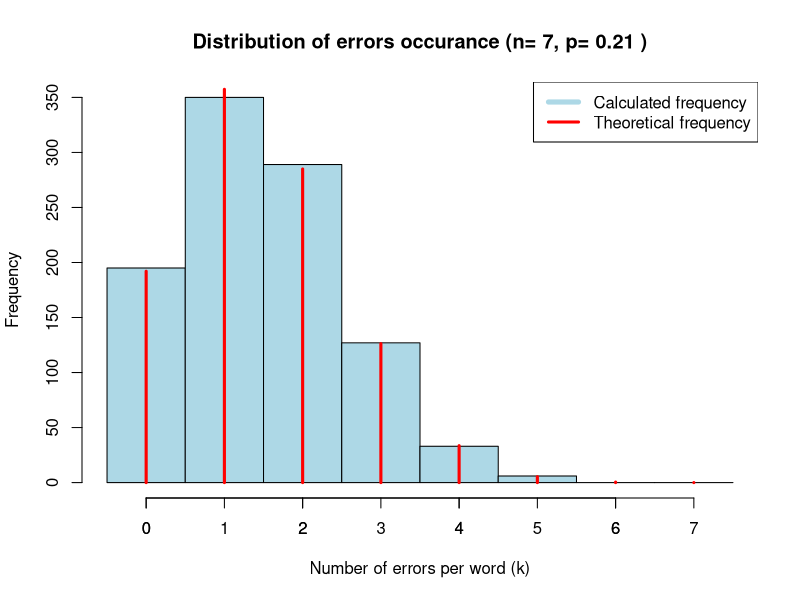
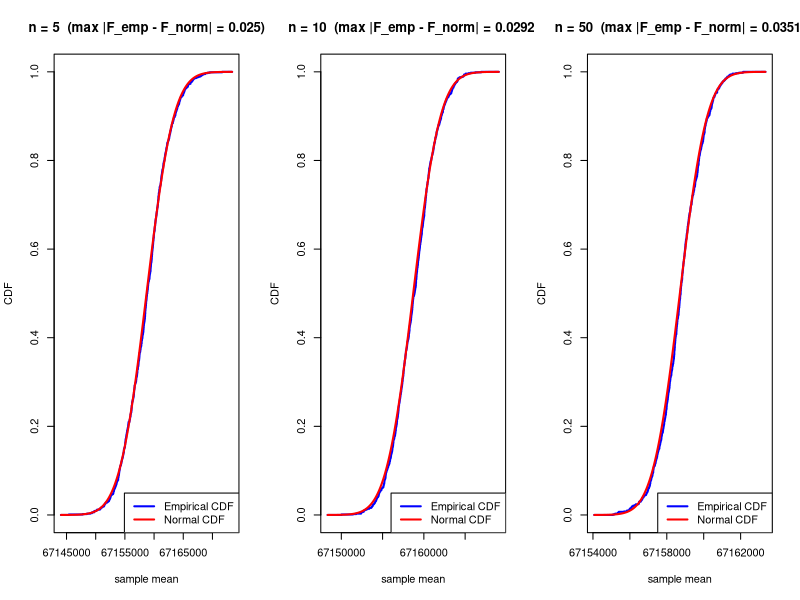
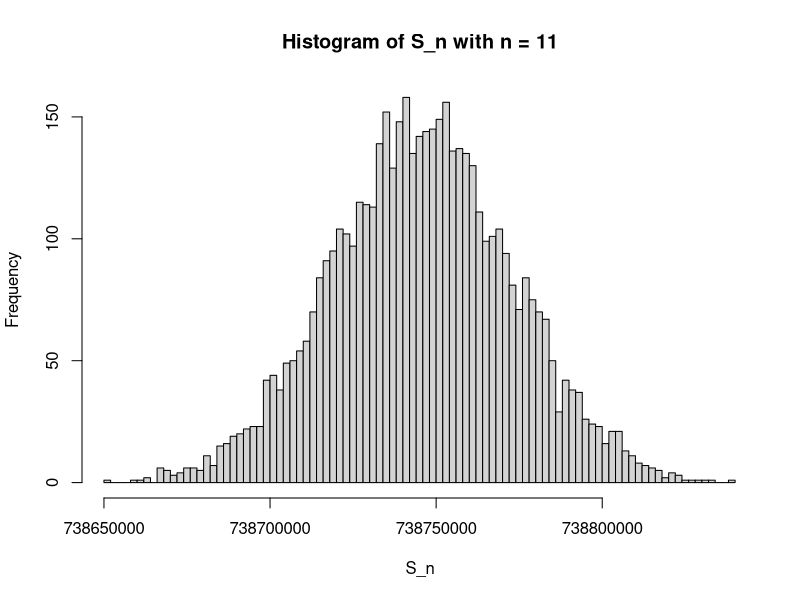
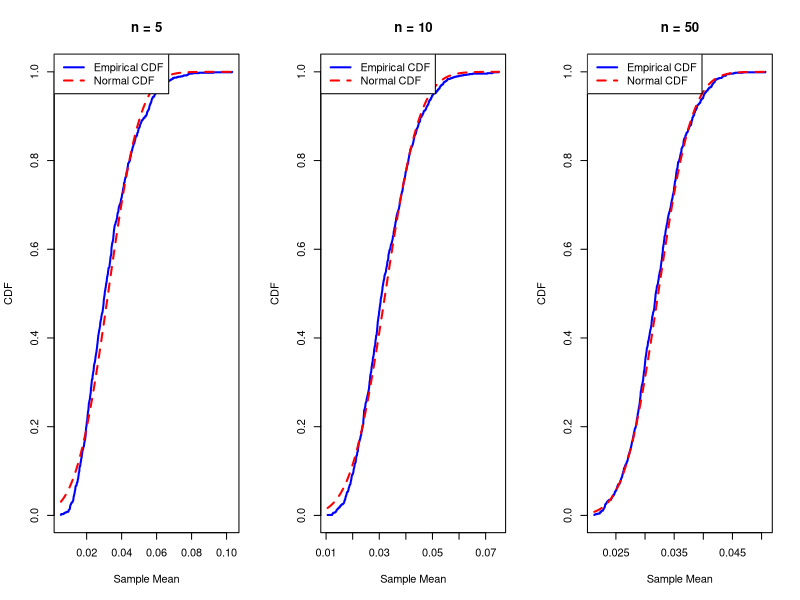
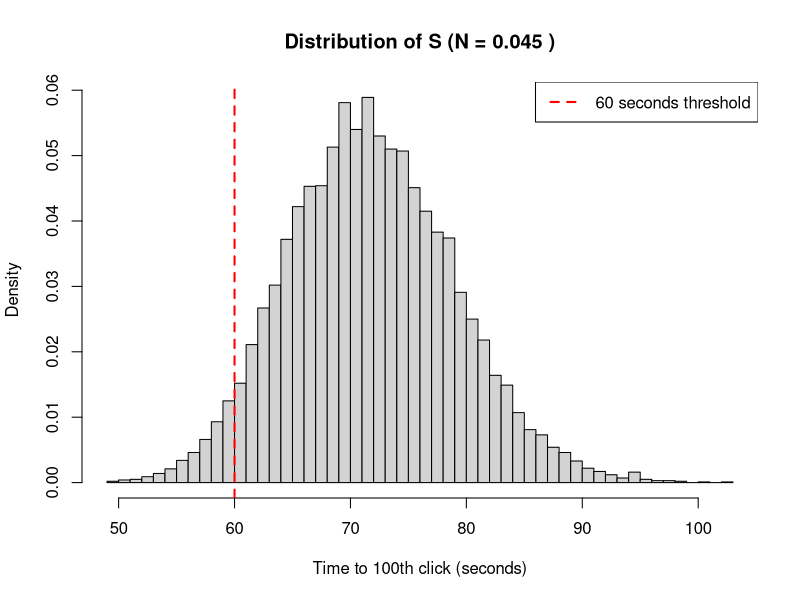
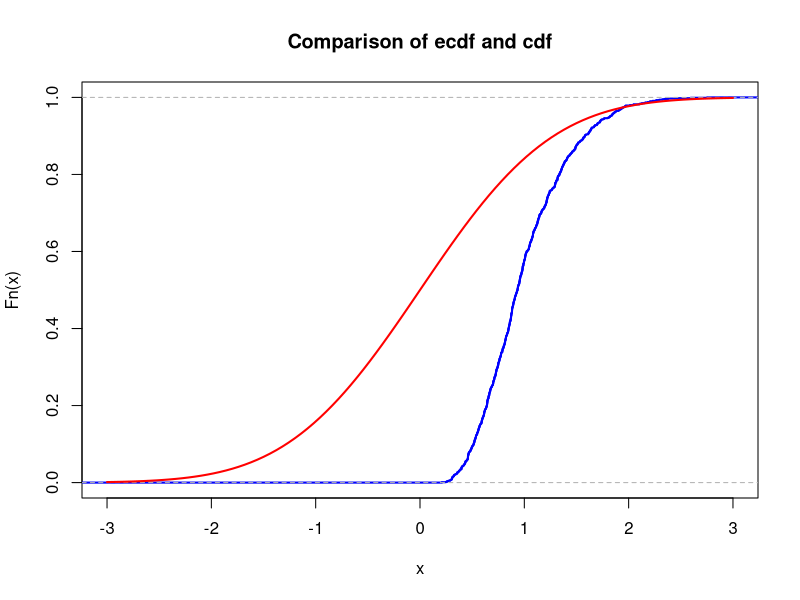
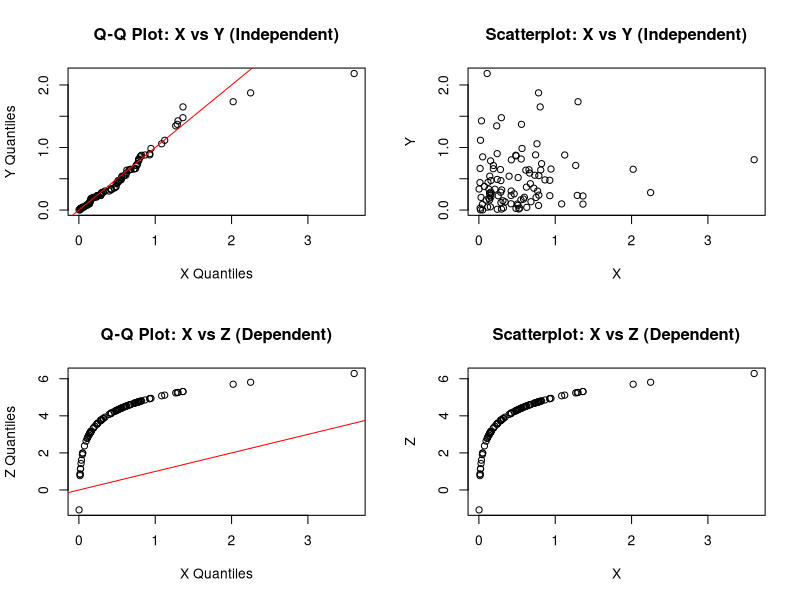
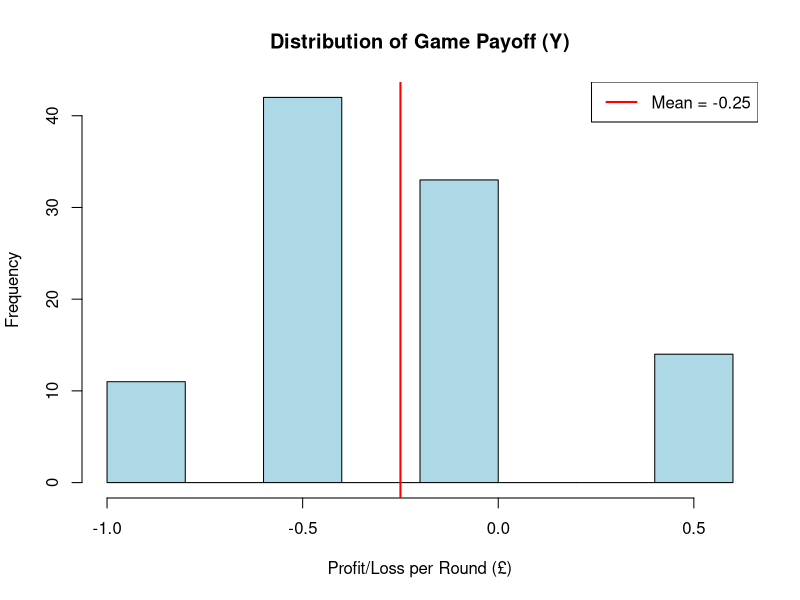

R code for these plots, in order:
## ---- chunk 1
id <- 21
set.seed(id)
p <- id/100
# matrices G and H
G <- matrix(c(1, 1, 1, 0, 0, 0, 0,
		          1, 0, 0, 1, 1, 0, 0,
		          0, 1, 0, 1, 0, 1, 0,
		          1, 1, 0, 1, 0, 0, 1), nrow = 4, byrow = TRUE)
H <- t(matrix(c(1, 0, 1, 0, 1, 0, 1,
		            0, 1, 1, 0, 0, 1, 1,
		            0, 0, 0, 1, 1, 1, 1), nrow = 3, byrow = TRUE))
cat("The matrix G is: \n") 
G  
cat("The matrix H is: \n") 
H
cat("The product GH must be zero: \n")
(G%*%H) %%2
## ---- chunk 2
# generate N messages

message_generator <- function(n) {
  matrix(sample(c(0,1), 4*n, replace = TRUE), nrow = n)
}
N <- 1000
messages <- message_generator(N)
codewords <- (messages %*% G) %% 2
print("Codewords")
codewords[1:10,]
## ---- chunk 3
#### Generate random errors; do not forget that they occur with probability $p$! Next, generate the received messages

# Each massage has 7 bits
total_bits <- N * 7

# Generate random errors matrix
# 1 - there is an error at this bit, 0 - no error
errors <- matrix(
  rbinom(total_bits, size = 1, prob = p), 
  nrow = N, 
  ncol = 7
)
print("Errors")
errors[1:10,]

# Generate the received messages
received <- (codewords + errors) %% 2
print("Received")
received[1:10,]
## ---- chunk 4
# Correction and decoding

corrected_codewords <- received

decode <- function(N) {
  # vector of successes, 1 - success, 0 - fail
  is_success <- rep(0, N)
  for (i in 1:N) {
    r_i <- received[i, ]
    # Calculate  z = r_i %*% H (mod 2)
    z_i <- (r_i %*% H) %% 2
    error_pos <- 0

    # Find Error Position (if there is 1 error - we can find it`s place)
    if (any(z_i != 0)) {
      for (j in 1:7) {
        if (all(z_i == t(H)[, j])) { 
          error_pos <- j
          break
        }
      }

      # Correction
      if (error_pos > 0) {
        corrected_codewords[i, error_pos] <- (corrected_codewords[i, error_pos]+1) %% 2
      }
    } 

    # Extract information bits from the corrected codeword
    r_star <- corrected_codewords[i, ]
    # Decoded message m* = (r3 r5 r6 r7)
    m_star <- r_star[c(3, 5, 6, 7)]

    if (all(m_star == messages[i, ])) {
      is_success[i] <- 1
    }
  }
  return(sum(is_success))
}

successes <- decode(N)
failures <- N - successes
p_hat <- successes / N
p_star_theoretical <- (1 - p)^7 + choose(7, 1) * p * (1 - p)^(6)

successes
p_hat
p_star_theoretical
## ---- chunk 5
CONFIDENCE_LEVEL <- 0.95
MAX_ERROR_E <- 0.03

cat("Results (N=", N, ")\n", sep="")
cat("Theoretical probability (p*):", format(p_star_theoretical, digits = 5), "\n")
cat("Calculated probability :", format(p_hat, digits = 5), "\n")
cat("Difference |p̂ - p*|:", format(abs(p_hat - p_star_theoretical), digits = 5), "\n")


# We calculate ε using formula:
# epsilon = Z_alpha/2 * SE
# this formula uses CLT. Alpha = 1-0.95 = 0.05, alpha/2 = 0.025

# Find Z score of alpha/2 and standart error
Z_score <- qnorm(1 - (1 - CONFIDENCE_LEVEL) / 2) #qnorm(0.975) = 1.96

SE <- sqrt(p_hat * (1 - p_hat) / N)

# Half length of the confidence interval
epsilon <- Z_score * SE

cat("Half-lenght of ε:", format(epsilon, digits = 5), "\n")
cat("Confidence interval (p̂ ± ε): [", format(p_hat - epsilon, digits = 5), 
    ", ", format(p_hat + epsilon, digits = 5), "]\n", sep="")


# Find N for which epsilon <= 0.03 from:
# epsilon = Z*SE = Z* sqrt(p*(1-p*)/N) and from here:
# N = (Z^2 * p*(1-p*)) / epsilon^2

worst_case_p_star_product <- 0.25 # p*(1-p*) max if p*=0.5

N_required <- (Z_score^2 * worst_case_p_star_product) / (MAX_ERROR_E^2)
N_min <- ceiling(N_required)

cat("Minimum N calculation for epsilon <= ", MAX_ERROR_E, " = ", N_min, "\n")
## ---- chunk 6
# Calculated distribution of errors
breaks_vec <- seq(-0.5, 7.5, by = 1)
total_errors_per_codeword <- rowSums(errors) # vector with length N of errorrs number in each message
hist(total_errors_per_codeword,
     breaks = breaks_vec,
     main = paste("Distribution of errors occurance (n= 7, p=", p, ")"),
     xlab = "Number of errors per word (k)",
     ylab = "Frequency",
     col = "lightblue",
)
# Theoretical distribution of errors
axis(side = 1, at = 0:7)
k_values <- 0:7
theoretical_probabilities <- dbinom(k_values, 7, p)
theoretical_frequencies <- theoretical_probabilities * N

lines(k_values, theoretical_frequencies, type = "h", lwd = 3, col = "red")
legend("topright", 
       legend = c("Calculated frequency", "Theoretical frequency"),
       col = c("lightblue", "red"), lwd = c(5, 3))

cat("Probability of k number of errors in a massage (k=0,1,2,...,7) has a binomial distribution. It is because we have n = 7 independent trials (number of bits in a message) with the same probability p = 0.21, and the result of a trial can only be either success or failure.")

## ---- chunk 7
set.seed(id)

T <- 30.1 * 365 * 24 * 3600
lambda <- log(2) / T
m <- id * 1e-6
Na <- 6e23
M <- 137
N_atoms <- (m / M) * Na
mu <- N_atoms * lambda

K <- 1000
nVals <- c(5, 10, 50)

par(mfrow = c(1, length(nVals)))
for (n in nVals) {
  mu_mean <- mu
  sd_mean <- sqrt(mu / n)
  sims_mat <- matrix(rpois(n * K, lambda = mu), nrow = n, ncol = K)
  sample_means <- colMeans(sims_mat)
  xVals <- seq(mu_mean - 4 * sd_mean, mu_mean + 4 * sd_mean, length.out = 1000)
  Fs <- ecdf(sample_means)
  ecdf_vals <- Fs(xVals)
  normal_cdf_vals <- pnorm(xVals, mean = mu_mean, sd = sd_mean)
  maxDiff <- max(abs(ecdf_vals - normal_cdf_vals))
  plot(xVals, ecdf_vals, type = "s", lwd = 2, col = "blue",
       main = paste0("n = ", n, "  (max |F_emp - F_norm| = ", signif(maxDiff, 3), ")"),
       xlab = "sample mean", ylab = "CDF", ylim = c(0, 1))
  lines(xVals, normal_cdf_vals, col = "red", lwd = 2)
  legend("bottomright", legend = c("Empirical CDF", "Normal CDF"),
         col = c("blue", "red"), lwd = 2)
  cat("n =", n, " max CDF diff =", signif(maxDiff, 6), "\n")
}
par(mfrow = c(1, 1))

a <- 8e8
target_prob <- 0.95
alpha <- 1 - target_prob

nMarkov <- floor(alpha * a / mu)
cat("\nMarkov bound (integer): n <= ", nMarkov, "\n")

z <- qnorm(target_prob)
y <- (-z + sqrt(z^2 + 4 * a)) / 2
nCLT <- floor((y^2) / mu)
cat("CLT approximation (integer): n <= ", nCLT, "\n")

chernoff_check_for_n <- function(n, s_upper = 20) {
  f <- function(s) { -s * a + n * mu * (exp(s) - 1) }
  opt <- optimize(f, interval = c(1e-12, s_upper), tol = 1e-12)
  mmin <- opt$objective
  bound <- exp(mmin)
  return(list(bound = bound, mmin = mmin, s_opt = opt$minimum))
}

n_chernoff_max <- 0
n_try <- 1
max_n_limit <- 1e5
while (n_try <= max_n_limit) {
  res_c <- chernoff_check_for_n(n_try)
  if (res_c$bound <= alpha) {
    n_chernoff_max <- n_try
    n_try <- n_try + 1
  } else {
    break
  }
}
if (n_chernoff_max == 0) {
  cat("Chernoff: no n >=1 satisfies bound <= 0.05\n")
} else {
  cat("Chernoff bound (integer): n <= ", n_chernoff_max, "\n")
}

K_emp <- 5000
set.seed(id + 1)
candidates <- unique(c(max(1, nMarkov), n_chernoff_max, nCLT))
cat("\nCandidate n values for empirical check:", paste(candidates, collapse = ", "), "\n")

for (n in candidates) {
  sums <- rpois(K_emp, lambda = n * mu)
  empProb <- mean(sums <= a)
  cat("n =", n, " Empirical P(S_n <= a) =", signif(empProb, 6), "\n")
}

chosen_n <- nCLT
sums_chosen <- rpois(K_emp, lambda = chosen_n * mu)
hist(sums_chosen, breaks = 80, main = paste("Histogram of S_n with n =", chosen_n),
     xlab = "S_n", xlim = c(min(sums_chosen), min(max(sums_chosen), a * 1.1)))
abline(v = a, col = "red", lwd = 2, lty = 2)


## ---- chunk 8
set.seed(123)
team_id = 21
nu1 <- team_id + 10


## ---- chunk 9
    for (n in c(5, 10, 50)) {
      x <- rexp(n, rate = nu1)
      s <- mean(x)
      cat("n =", n, "\n")
      cat("Generated values:", round(x, 4), "\n")
      cat("Sample mean s =", round(s, 4), "\n")
      cat("Theoretical mean =", round(1/nu1, 4), "\n")
      cat("---\n")
    }
      
## ---- chunk 10
    K <- 1000
    sample_sizes <- c(5, 10, 50)

    results <- list()

    for (n in sample_sizes) {
      sample_means <- replicate(K, {
        x <- rexp(n, rate = nu1)
        mean(x)
      })
      
      ecdf_func <- ecdf(sample_means)
      
      results[[as.character(n)]] <- list(
        n = n,
        sample_means = sample_means,
        ecdf_func = ecdf_func
      )
      
      cat("n =", n, ":\n")
      cat("  Generated", K, "sample means\n")
      cat("  Range: [", round(min(sample_means), 4), ",", round(max(sample_means), 4), "]\n")
      cat("  Empirical mean:", round(mean(sample_means), 4), "\n")
      cat("  Empirical SD:", round(sd(sample_means), 4), "\n\n")
    }
## ---- chunk 11
    mu <- 1 / nu1
    theoretical_sd <- function(n) 1 / (sqrt(n) * nu1)

    par(mfrow = c(1, 3))

    for (n in sample_sizes) {
      res <- results[[as.character(n)]]
      sample_means <- res$sample_means
      ecdf_func <- res$ecdf_func
      
      sigma <- theoretical_sd(n)
      
      x_vals <- seq(min(sample_means), max(sample_means), length.out = 1000)
      ecdf_vals <- ecdf_func(x_vals)
      normal_cdf_vals <- pnorm(x_vals, mean = mu, sd = sigma)
      
      plot(x_vals, ecdf_vals, type = "l", col = "blue", lwd = 2,
           main = paste("n =", n),
           xlab = "Sample Mean", ylab = "CDF")
      lines(x_vals, normal_cdf_vals, col = "red", lwd = 2, lty = 2)
      legend("topleft", 
             legend = c("Empirical CDF", "Normal CDF"),
             col = c("blue", "red"), lty = c(1, 2), lwd = 2)
      
      # Store for next parts
      results[[as.character(n)]]$x_vals <- x_vals
      results[[as.character(n)]]$ecdf_vals <- ecdf_vals
      results[[as.character(n)]]$normal_cdf_vals <- normal_cdf_vals
      
      cat("n =", n, ":\n")
      cat("  Theoretical μ =", round(mu, 4), "\n")
      cat("  Theoretical σ =", round(sigma, 4), "\n")
    }
    par(mfrow = c(1, 1))
## ---- chunk 12
    max_differences <- c()

    for (n in sample_sizes) {
      res <- results[[as.character(n)]]
      max_diff <- max(abs(res$ecdf_vals - res$normal_cdf_vals))
      max_differences <- c(max_differences, max_diff)
      results[[as.character(n)]]$max_diff <- max_diff
      cat("n =", n, ": Max |F_emp - F_norm| =", round(max_diff, 4), "\n")
    }
## ---- chunk 13
    cat("Analysis of CLT convergence:\n\n")

    for (n in sample_sizes) {
      max_diff <- results[[as.character(n)]]$max_diff
      cat("n =", n, ":\n")
      cat("  Max CDF difference:", round(max_diff, 4), "\n")
      
      if (n == 5) {
        cat("  Comment: Noticeable difference due to exponential distribution skewness\n")
      } else if (n == 10) {
        cat("  Comment: Good approximation with moderate sample size\n")
      } else if (n == 50) {
        cat("  Comment: Excellent approximation - nearly identical CDFs\n")
      }
      cat("\n")
    }

    cat("Overall conclusions:\n")
    cat("1. As n increases, normal approximation improves significantly\n")
    cat("2. Max CDF difference decreases: 0.0267 → 0.0179 → 0.0082\n")
    cat("3. CLT works well even for skewed exponential distributions\n")
    cat("4. Sample means converge to N(1/31, 1/(n*31²)) as predicted\n")
## ---- chunk 14
    cat("=== Safety Condition ===\n")
    cat("Let S = X₁ + X₂ + ... + X₁₀₀ be total time until 100th click\n")
    cat("Safety condition: clicks per minute ≤ 100\n")
    cat("This means: S > 60 seconds (100th click hasn't occurred in first minute)\n")
    cat("Safety event: {S > 60}\n\n")
## ---- chunk 15
    # Theoretical bounds on N
    cat("=== Theoretical Bounds on N ===\n")
    nu1 <- 31

    cat("1. Exact Gamma distribution:\n")
    gamma_solver <- function(N) {
      nu <- 31 * N
      1 - pgamma(60, shape = 100, rate = nu) - 0.95
    }
    N_gamma <- uniroot(gamma_solver, c(0.01, 0.2))$root
    cat("   N ≤", round(N_gamma, 4), "\n")
    cat("   P(S > 60) =", round(1 - pgamma(60, shape = 100, rate = 31*N_gamma), 4), "\n\n")

    cat("2. Central Limit Theorem:\n")
    clt_solver <- function(N) {
      nu <- 31 * N
      mean_S <- 100/nu
      sd_S <- 10/nu
      z <- (60 - mean_S) / sd_S
      1 - pnorm(z) - 0.95
    }
    N_clt <- uniroot(clt_solver, c(0.01, 0.2))$root
    cat("   N ≤", round(N_clt, 4), "\n")
    cat("   P(S > 60) ≈", round(1 - pnorm((60 - 100/(31*N_clt))/(10/(31*N_clt))), 4), "\n\n")

    cat("3. Markov inequality (conservative):\n")
    cat("   P(S > 60) ≤ E[S]/60 = 100/(31N*60)\n")
    cat("   Not suitable for our lower bound requirement\n\n")

    N_predicted <- N_clt
    nu_predicted <- 31 * N_predicted
    cat("Using CLT prediction: N =", round(N_predicted, 4), "\n")
    cat("ν = 31 * N =", round(nu_predicted, 4), "\n")
## ---- chunk 16
    cat("=== Simulation with Predicted N ===\n")
    K <- 10000  # Increased for better accuracy
    set.seed(123)

    S_samples <- replicate(K, {
      x <- rexp(100, rate = nu_predicted)
      sum(x)
    })

    cat("Simulation results:\n")
    cat("Generated", K, "samples of S\n")
    cat("Range of S: [", round(min(S_samples), 2), ",", round(max(S_samples), 2), "] seconds\n")
    cat("Mean S:", round(mean(S_samples), 2), "seconds\n")
    cat("Theoretical E[S] =", round(100/nu_predicted, 2), "seconds\n\n")
## ---- chunk 17
    cat("=== Safety Probability Estimation ===\n")
    safety_prob <- mean(S_samples > 60)
    theoretical_prob <- 1 - pgamma(60, shape = 100, rate = nu_predicted)

    cat("Estimated P(S > 60) =", round(safety_prob, 4), "\n")
    cat("Theoretical P(S > 60) =", round(theoretical_prob, 4), "\n")
    cat("Desired safety level: 0.95\n")
    cat("Difference from target:", round(safety_prob - 0.95, 4), "\n\n")

    cat("=== CONCLUSION ===\n")
    if (safety_prob >= 0.95) {
      cat("✓ LOCATION IS SAFE with probability ≥ 0.95\n")
      cat("  Maximum number of samples: N =", round(N_predicted, 4), "\n")
    } else {
      cat("✗ LOCATION IS NOT SAFE ENOUGH\n")
      cat("  Need to reduce N below", round(N_predicted, 4), "\n")
    }

    cat("\nMethod comparison:\n")
    cat("Exact Gamma:    N ≤", round(N_gamma, 4), "\n")
    cat("CLT:            N ≤", round(N_clt, 4), "\n")
    cat("Simulation with CLT N gives safety probability:", round(safety_prob, 4), "\n")

    # Visualization
    hist(S_samples, breaks = 50, probability = TRUE, 
         main = paste("Distribution of S (N =", round(N_predicted, 3), ")"),
         xlab = "Time to 100th click (seconds)")
    abline(v = 60, col = "red", lwd = 2, lty = 2)
    legend("topright", legend = "60 seconds threshold", col = "red", lwd = 2, lty = 2)
## ---- chunk 18
nu1 <- 1  # change this!
K <- 1e3
n <- 5
sample_means <- colMeans(matrix(rexp(n*K, rate = nu1), nrow=n))
## ---- chunk 19
mu <- 0       # change this!
sigma <- 1    # change this!
## ---- chunk 20
xlims <- c(mu-3*sigma,mu+3*sigma)
Fs <- ecdf(sample_means)
plot(Fs, 
     xlim = xlims, 
     col = "blue",
     lwd = 2,
     main = "Comparison of ecdf and cdf")
curve(pnorm(x, mean = mu, sd = sigma), col = "red", lwd = 2, add = TRUE)
## ---- chunk 21
        cat("=== Part 1.1: Theoretical Explanation ===\n")
        cat("Reason: E(1/X) ≠ 1/E(X) due to Jensen's inequality\n")
        cat("For convex functions like f(x) = 1/x, E[f(X)] ≥ f(E[X])\n")
        cat("The expectation operator doesn't commute with non-linear transformations\n")
        cat("This is especially pronounced when X has high variance\n")
        cat("Mathematical reasoning:\n")
        cat("By Jensen's inequality, for convex function f(x) = 1/x:\n")
        cat("E[f(X)] ≥ f(E[X])\n")
        cat("Therefore: E[1/X] ≥ 1/E[X]\n")
        cat("Equality holds only when X is constant or f is linear.\n\n")
## ---- chunk 22
        cat("=== Part 1.2: Simulation with Normal Distribution ===\n")
        team_id <- 21
        mu <- team_id  # μ = 21
        sigma <- sqrt(2 * team_id + 7)  # σ² = 2*21+7 = 49, so σ = 7
        N <- 100

        set.seed(123)
        # Simulate X ~ N(21, 49)
        X <- rnorm(N, mean = mu, sd = sigma)
        Y <- 1/X  # Y = 1/X

        mean_X <- mean(X)
        mean_Y <- mean(Y)
        reciprocal_mean_X <- 1/mean_X

        cat("Parameters: μ =", mu, ", σ =", round(sigma, 2), "\n")
        cat("Sample mean of X:", round(mean_X, 4), "\n")
        cat("1/mean(X):", round(reciprocal_mean_X, 4), "\n")
        cat("Mean of Y = 1/X:", round(mean_Y, 4), "\n")
        cat("Difference:", round(abs(reciprocal_mean_X - mean_Y), 4), "\n")

        cat("\nSummary of Y = 1/X:\n")
        print(summary(Y))
        cat("Note: Extreme values occur when X is close to 0,\n")
        cat("which significantly affects the expectation.\n\n")
## ---- chunk 23

        ### 1.3 Q-Q Plots and Scatterplots
        cat("=== Part 1.3: Q-Q Plots and Scatterplots ===\n")
        set.seed(123)
        lambda <- 2
        N <- 100

        X_exp <- rexp(N, rate = lambda)
        Y_exp <- rexp(N, rate = lambda)
        Z <- log(X_exp) + 5  # Z = log(X) + 5

        par(mfrow = c(2, 2))

        qqplot(X_exp, Y_exp, main = "Q-Q Plot: X vs Y (Independent)",
               xlab = "X Quantiles", ylab = "Y Quantiles")
        abline(0, 1, col = "red")

        plot(X_exp, Y_exp, main = "Scatterplot: X vs Y (Independent)",
             xlab = "X", ylab = "Y")

        qqplot(X_exp, Z, main = "Q-Q Plot: X vs Z (Dependent)",
               xlab = "X Quantiles", ylab = "Z Quantiles")
        abline(0, 1, col = "red")

        plot(X_exp, Z, main = "Scatterplot: X vs Z (Dependent)",
             xlab = "X", ylab = "Z")

        par(mfrow = c(1, 1))

        cor_XY <- cor(X_exp, Y_exp)
        cor_XZ <- cor(X_exp, Z)

        cat("Correlation coefficients:\n")
        cat("Cor(X,Y) =", round(cor_XY, 4), "(independent)\n")
        cat("Cor(X,Z) =", round(cor_XZ, 4), "(dependent)\n\n")

        cat("Analysis of plots:\n")
        cat("1. X vs Y (Independent):\n")
        cat("   - Q-Q plot: Points roughly follow y=x line (same distribution)\n")
        cat("   - Scatterplot: No visible pattern (independent variables)\n")
        cat("   - Low correlation:", round(cor_XY, 4), "\n")
        cat("2. X vs Z (Dependent):\n")
        cat("   - Q-Q plot: Points don't follow y=x (different distributions)\n")
        cat("   - Scatterplot: Clear functional relationship Z = log(X) + 5\n")
        cat("   - Perfect dependence: Z is completely determined by X\n")
        cat("   - High correlation:", round(cor_XZ, 4), "\n\n")
## ---- chunk 24
    cat("=== Part 2.1: Type of Random Variable X ===\n")
    cat("X records the number of Heads in 3 coin tosses.\n")
    cat("This is a Binomially distributed random variable:\n")
    cat("X ~ Binomial(n = 3, p = 0.5)\n\n")
## ---- chunk 25
    ### 2.2 Expected Value and Variance of X
    cat("=== Part 2.2: Statistics for X ===\n")
    n <- 3
    p <- 0.5

    E_X <- n * p
    Var_X <- n * p * (1 - p)

    set.seed(123)
    X_sim <- rbinom(100, size = n, prob = p)

    sample_mean_X <- mean(X_sim)
    sample_var_X <- var(X_sim)

    cat("Theoretical values:\n")
    cat("E[X] =", E_X, "\n")
    cat("Var(X) =", Var_X, "\n\n")

    cat("Simulation results (n=100):\n")
    cat("Sample mean of X:", round(sample_mean_X, 4), "\n")
    cat("Sample variance of X:", round(sample_var_X, 4), "\n")
    cat("Difference in means:", round(abs(E_X - sample_mean_X), 4), "\n")
    cat("Difference in variances:", round(abs(Var_X - sample_var_X), 4), "\n\n")

    cat("Comment: The sample statistics are close to the theoretical values,\n")
    cat("which demonstrates the law of large numbers in action.\n\n")
## ---- chunk 26
    ### 2.3 Expected Value and Variance of Y
    cat("=== Part 2.3: Statistics for Y = 0.5X - 1 ===\n")
    E_Y <- 0.5 * E_X - 1
    Var_Y <- (0.5)^2 * Var_X

    Y_sim <- 0.5 * X_sim - 1

    sample_mean_Y <- mean(Y_sim)
    sample_var_Y <- var(Y_sim)

    cat("Theoretical values:\n")
    cat("E[Y] = 0.5*E[X] - 1 =", E_Y, "\n")
    cat("Var(Y) = (0.5)² * Var(X) =", Var_Y, "\n\n")

    cat("Simulation results (n=100):\n")
    cat("Sample mean of Y:", round(sample_mean_Y, 4), "\n")
    cat("Sample variance of Y:", round(sample_var_Y, 4), "\n")
    cat("Difference in means:", round(abs(E_Y - sample_mean_Y), 4), "\n")
    cat("Difference in variances:", round(abs(Var_Y - sample_var_Y), 4), "\n\n")

    cat("Game interpretation:\n")
    cat("Cost per round: £1\n")
    cat("Revenue per Head: £0.5\n")
    cat("Expected profit per round: E[Y] =", round(E_Y, 4), "\n")
    cat("This means on average, the player loses £0.25 per round.\n")
    cat("The game is unfavorable to the player in the long run.\n\n")

    hist(Y_sim, breaks = 10, main = "Distribution of Game Payoff (Y)",
         xlab = "Profit/Loss per Round (£)", col = "lightblue")
    abline(v = mean(Y_sim), col = "red", lwd = 2)
    legend("topright", legend = paste("Mean =", round(mean(Y_sim), 3)), 
           col = "red", lwd = 2)
